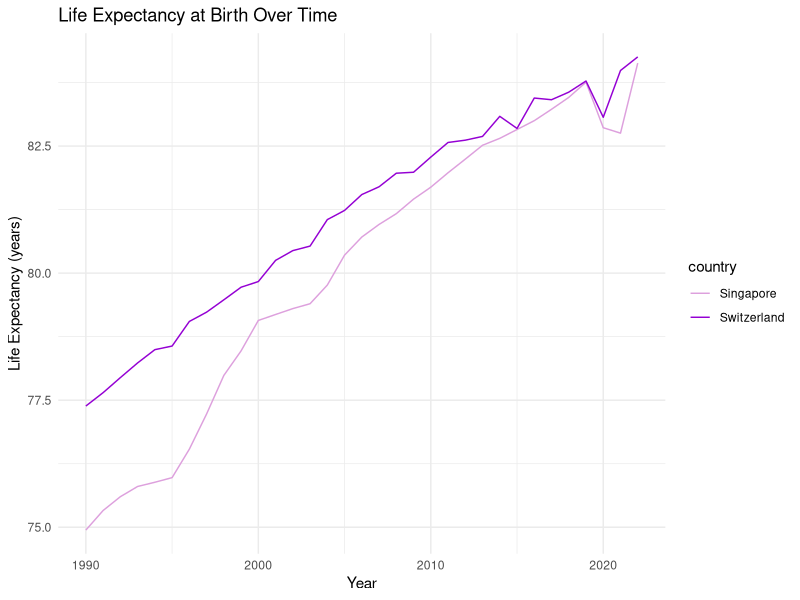
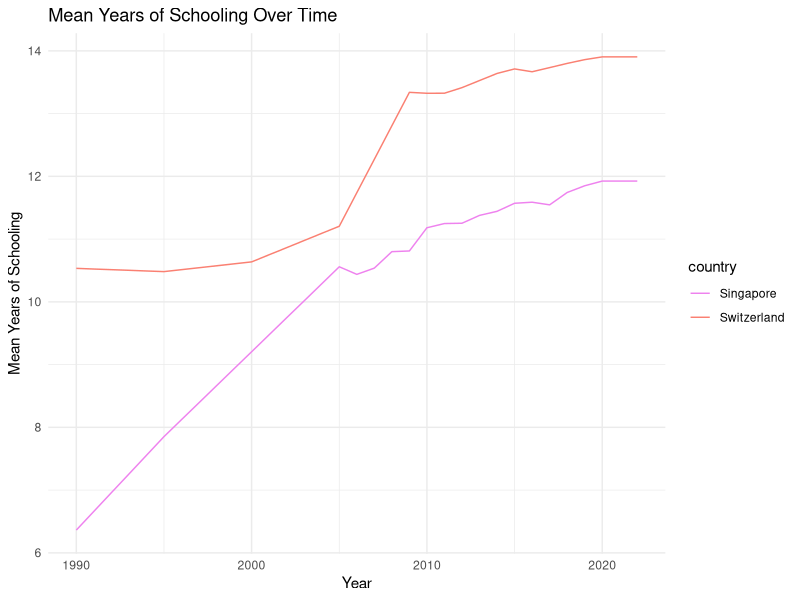
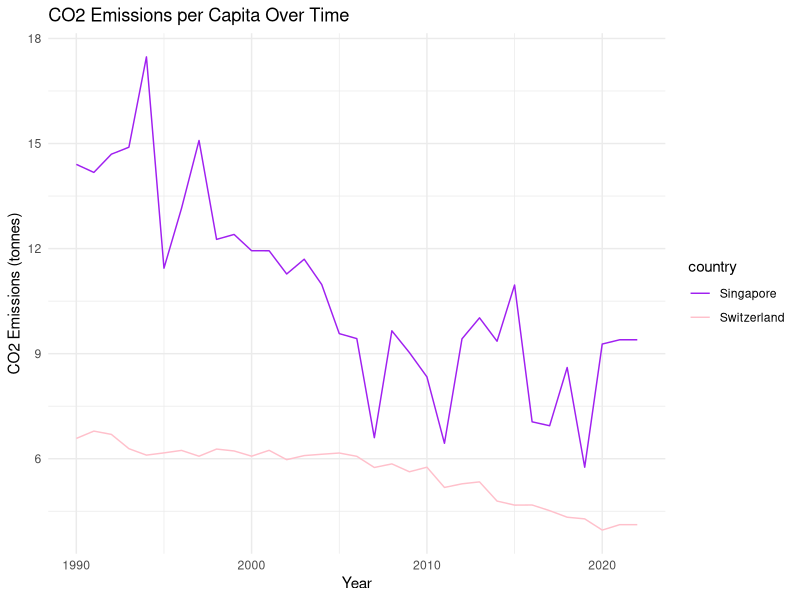

Generate these figures, in order, with R:
## ---- chunk 1
library(data.table)

# Load the Singapore and Switzerland data
singapore <- fread("hdro_indicators_sgp.csv")
switzerland <- fread("hdro_indicators_che.csv")

# Display the structure and first few rows of the datasets
str(singapore)
str(switzerland)

head(singapore)
head(switzerland)

## ---- chunk 2
# Identify non-numeric values in the 'value' column for Singapore
non_numeric_singapore <- singapore[!is.na(as.numeric(value)) == FALSE]

# Identify non-numeric values in the 'value' column for Switzerland
non_numeric_switzerland <- switzerland[!is.na(as.numeric(value)) == FALSE]

# Display the problematic values
print(non_numeric_singapore)
print(non_numeric_switzerland)

# Remove non-numeric values from Singapore dataset
singapore <- singapore[!is.na(as.numeric(value)), ]

# Remove non-numeric values from Switzerland dataset
switzerland <- switzerland[!is.na(as.numeric(value)), ]

# Convert columns to appropriate data types after cleaning
singapore[, `:=` (value = as.numeric(value), year = as.integer(year))]
switzerland[, `:=` (value = as.numeric(value), year = as.integer(year))]

# Handle missing values
singapore <- na.omit(singapore)
switzerland <- na.omit(switzerland)

## ---- chunk 3
# Add a country column
singapore[, country := "Singapore"]
switzerland[, country := "Switzerland"]

# Merge the datasets
combined_data <- rbindlist(list(singapore, switzerland))

## ---- chunk 4
# Remove negative and excessively high values from 'value' column
combined_data <- combined_data[value >= 0 & value <= 1000]   

# Check for remaining non-numeric values in 'value' column
non_numeric_values <- combined_data[is.na(as.numeric(value))]
print(non_numeric_values)  

# Convert 'value' to numeric after cleaning
combined_data[, value := as.numeric(value)]

## ---- chunk 5
# Summary of cleaned data
summary(combined_data)

# Check unique indicators and years again
unique_indicators <- unique(combined_data$indicator_name)
unique_years <- unique(combined_data$year)

print(unique_indicators)
print(unique_years)

## ---- chunk 6
library(data.table)
library(ggplot2)

# Filter data for Life Expectancy at Birth
life_expectancy <- combined_data[indicator_name == "Life Expectancy at Birth (years)",
                                 .(mean_value = mean(value)),
                                 keyby = .(country, year)]

# Define custom colors for Life Expectancy at Birth plot
custom_colors <- c("Singapore" = "plum",
                   "Switzerland" = "darkviolet")

# Plot: Life Expectancy at Birth Over Time
plot_life_expectancy <- ggplot(life_expectancy, aes(x = year, y = mean_value, color = country)) +
  geom_line() +
  scale_color_manual(values = custom_colors) +
  labs(title = "Life Expectancy at Birth Over Time", x = "Year", y = "Life Expectancy (years)") +
  theme_minimal()

# Display the plot
plot_life_expectancy
## ---- chunk 7
# Filter data for Mean Years of Schooling
mean_schooling <- combined_data[indicator_name == "Mean Years of Schooling (years)",
                                .(mean_value = mean(value)),
                                keyby = .(country, year)]

# Define custom colors for Mean Years of Schooling plot
custom_colors <- c("Singapore" = "violet",
                   "Switzerland" = "salmon")

# Plot: Mean Years of Schooling Over Time
plot_mean_schooling <- ggplot(mean_schooling, aes(x = year, y = mean_value, color = country)) +
  geom_line() +
  scale_color_manual(values = custom_colors) +
  labs(title = "Mean Years of Schooling Over Time", x = "Year", y = "Mean Years of Schooling") +
  theme_minimal()

# Display the plot
plot_mean_schooling

## ---- chunk 8
# Filter data for CO2 emissions per capita
co2_emissions <- combined_data[indicator_name == "Carbon dioxide emissions per capita (production) (tonnes)",
                               .(mean_value = mean(value)),
                               keyby = .(country, year)]

# Define custom colors for Singapore and Switzerland
custom_colors <- c("Singapore" = "purple",  
                   "Switzerland" = "pink")

# Plot: CO2 Emissions per Capita Over Time
plot_co2_emissions <- ggplot(co2_emissions, aes(x = year, y = mean_value, color = country)) +
  geom_line() +
  scale_color_manual(values = custom_colors) +
  labs(title = "CO2 Emissions per Capita Over Time", x = "Year", y = "CO2 Emissions (tonnes)") +
  theme_minimal()

# Display the plot
plot_co2_emissions

